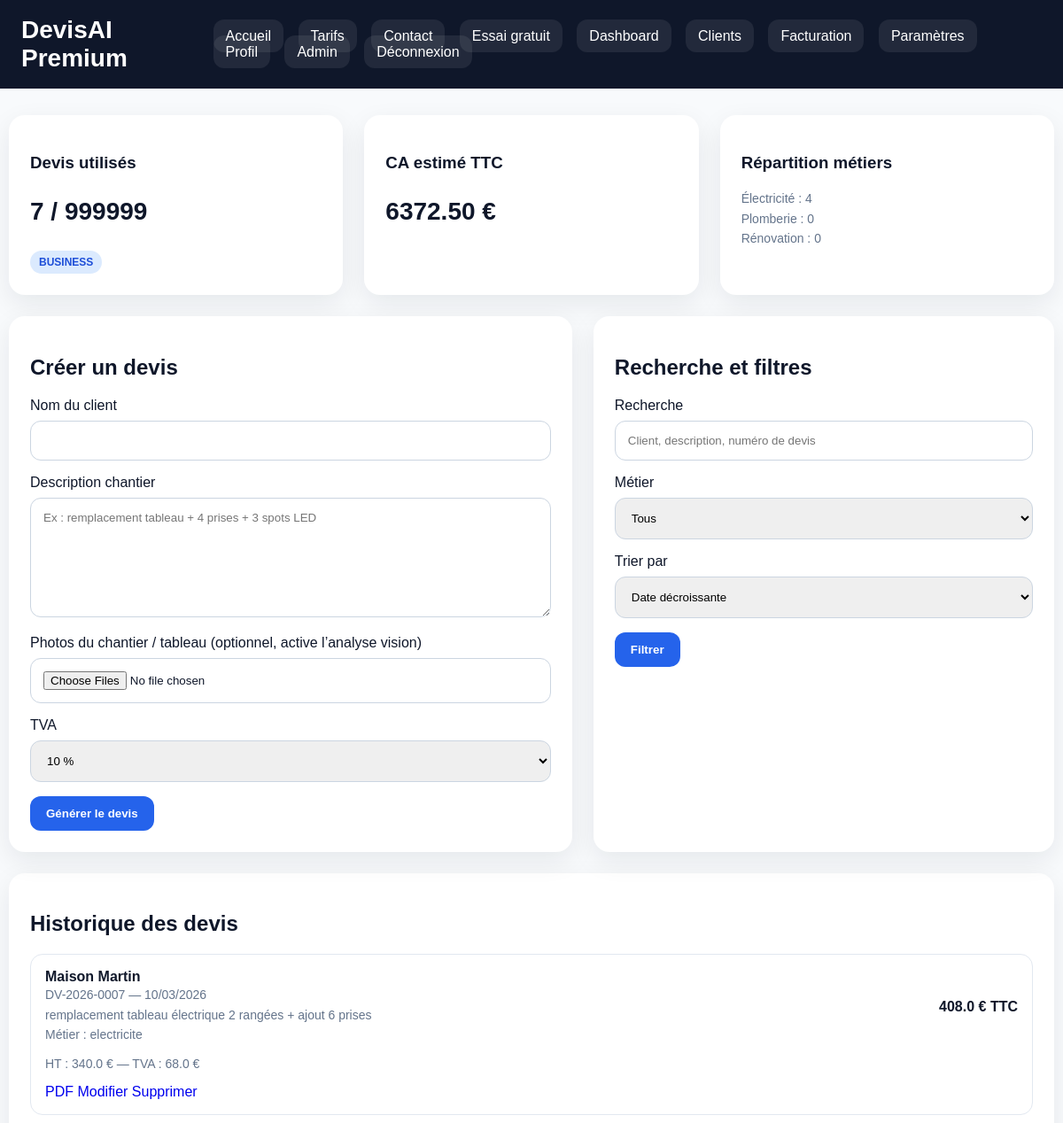
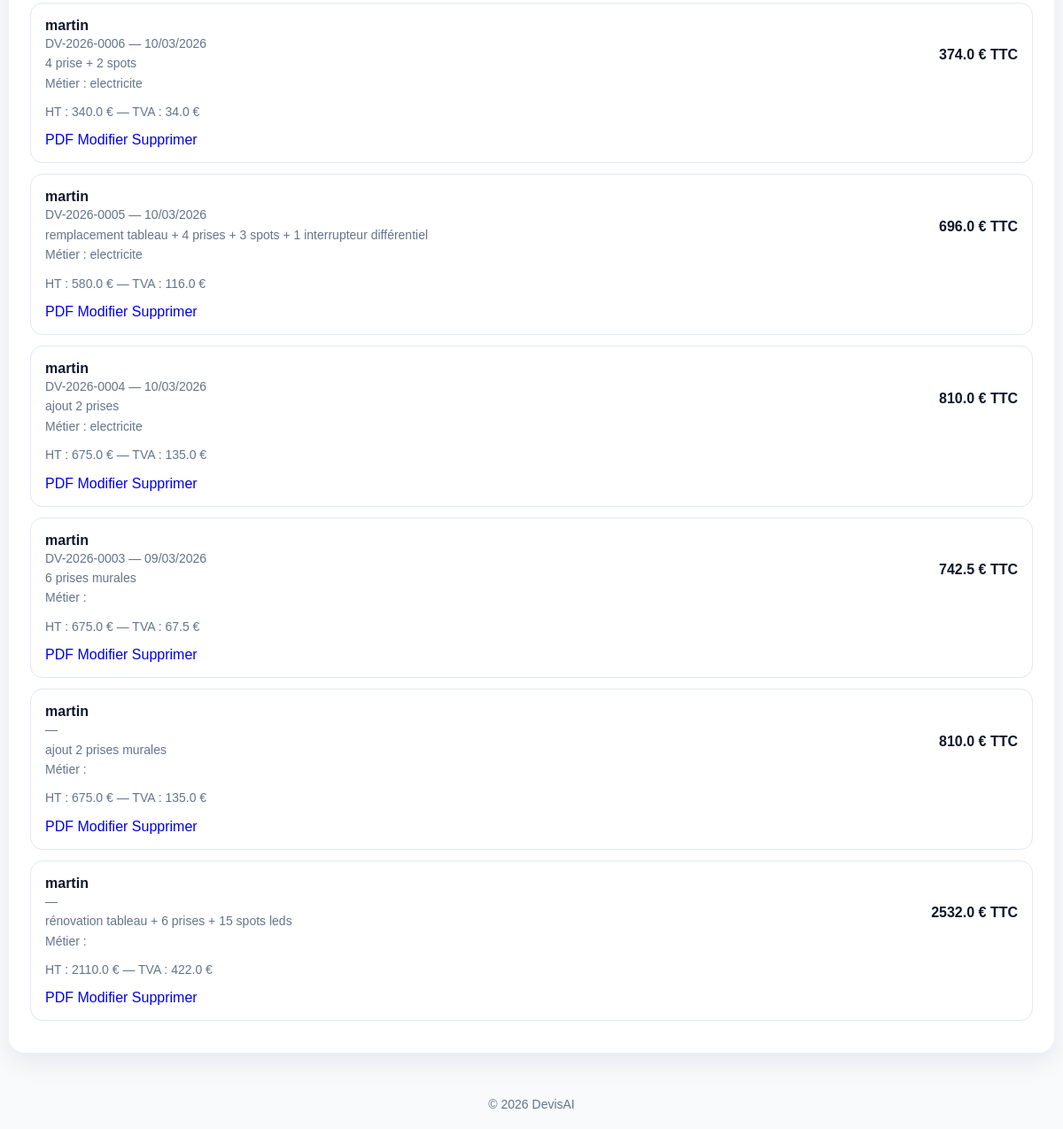
The app's page /dashboard (signed in) with its own data (2 pictures, top to bottom).
### tables this page shows
CREATE TABLE settings (
    id INTEGER PRIMARY KEY AUTOINCREMENT,
    username TEXT UNIQUE NOT NULL,
    company_name TEXT DEFAULT 'DevisAI Premium',
    company_address TEXT DEFAULT '12 Rue de l''Innovation, 38000 Grenoble',
    company_phone TEXT DEFAULT '07 00 00 00 00',
    company_email TEXT DEFAULT 'contact@devisai.fr',
    payment_terms TEXT DEFAULT 'Paiement à 30 jours. Acompte possible selon nature du chantier.',
    quote_prefix TEXT DEFAULT 'DV',
    validity_days INTEGER DEFAULT 30
, logo_path TEXT DEFAULT '');

CREATE TABLE users (
    id INTEGER PRIMARY KEY AUTOINCREMENT,
    username TEXT UNIQUE NOT NULL,
    password TEXT NOT NULL,
    plan TEXT DEFAULT 'starter',
    is_admin INTEGER DEFAULT 0
);

CREATE TABLE quotes (
    id INTEGER PRIMARY KEY AUTOINCREMENT,
    username TEXT NOT NULL,
    client TEXT NOT NULL,
    description TEXT NOT NULL,
    total_ht REAL NOT NULL,
    tva REAL NOT NULL,
    total_ttc REAL NOT NULL,
    pdf_name TEXT NOT NULL,
    photos TEXT DEFAULT ''
, quote_number TEXT DEFAULT '', created_at TEXT DEFAULT '', trade TEXT DEFAULT '', confidence INTEGER DEFAULT 0, vision_summary TEXT DEFAULT '');

### main.py (the view)
@app.get("/dashboard")
def dashboard(
    request: Request,
    q: str = "",
    trade: str = "",
    sort: str = "date_desc"
):
    user = get_current_user(request)
    if not user:
        return RedirectResponse("/login", status_code=303)
    record = get_user_record(user)
    plan_limit = get_plan_limit(record[3])
    quotes_count = get_quotes_count(user)
    query = """
        SELECT id, client, description, total_ht, tva, total_ttc, pdf_name, quote_number, created_at, trade
        FROM quotes
        WHERE username = ?
    """
    params = [user]
    if q.strip():
        query += " AND (client LIKE ? OR description LIKE ? OR quote_number LIKE ?)"
        like_term = f"%{q.strip()}%"
        params.extend([like_term, like_term, like_term])
    if trade.strip():
        query += " AND trade = ?"
        params.append(trade.strip())
    if sort == "amount_desc":
        query += " ORDER BY total_ttc DESC"
    elif sort == "amount_asc":
        query += " ORDER BY total_ttc ASC"
    elif sort == "date_asc":
        query += " ORDER BY id ASC"
    else:
        query += " ORDER BY id DESC"
    quotes = cursor.execute(query, params).fetchall()
    clients = cursor.execute(
        """
        SELECT id, name, email, phone
        FROM clients
        WHERE username = ?
        ORDER BY id DESC
        """,
        (user,)
    ).fetchall()
    total_revenue = cursor.execute(
        "SELECT COALESCE(SUM(total_ttc), 0) FROM quotes WHERE username = ?",
        (user,)
    ).fetchone()[0]
    electricite_count = cursor.execute(
        "SELECT COUNT(*) FROM quotes WHERE username = ? AND trade = 'electricite'",
        (user,)
    ).fetchone()[0]
    plomberie_count = cursor.execute(
        "SELECT COUNT(*) FROM quotes WHERE username = ? AND trade = 'plomberie'",
        (user,)
    ).fetchone()[0]
    renovation_count = cursor.execute(
        "SELECT COUNT(*) FROM quotes WHERE username = ? AND trade = 'renovation'",
        (user,)
    ).fetchone()[0]
    return render_template(request, "dashboard.html", {
        "quotes": quotes,
        "clients": clients,
        "quotes_count": quotes_count,
        "plan_limit": plan_limit,
        "error": None,
        "search_q": q,
        "search_trade": trade,
        "search_sort": sort,
        "total_revenue": total_revenue,
        "electricite_count": electricite_count,
        "plomberie_count": plomberie_count,
        "renovation_count": renovation_count
    })

### templates/dashboard.html (shortened to what this page needs)
{% extends "base.html" %}
{% block content %}
<div class="container page">
    <div class="grid-3" style="margin-bottom:24px;">
        <div class="card">
            <h3>Devis utilisés</h3>
            <p style="font-size:28px;font-weight:bold;">{{ quotes_count }} / {{ plan_limit }}</p>
            <span class="badge">{{ record[3]|upper }}</span>
        </div>
        <div class="card">
            <h3>CA estimé TTC</h3>
            <p style="font-size:28px;font-weight:bold;">{{ "%.2f"|format(total_revenue) }} €</p>
        </div>
        <div class="card">
            <h3>Répartition métiers</h3>
            <p class="muted">
                Électricité : {{ electricite_count }}<br>
                Plomberie : {{ plomberie_count }}<br>
                Rénovation : {{ renovation_count }}
            </p>
        </div>
    </div>
    <div class="grid-2">
        <div class="card">
            <h2>Créer un devis</h2>
            <form action="/generate" method="post" enctype="multipart/form-data">
                <label>Nom du client</label>
                <input type="text" name="client" required>
                <label>Description chantier</label>
                <textarea
                    name="description"
                    rows="7"
                    placeholder="Ex : remplacement tableau + 4 prises + 3 spots LED"
                    required
                ></textarea>
                <label>Photos du chantier / tableau (optionnel, active l’analyse vision)</label>
                <input type="file" name="photos" multiple>
                <label>TVA</label>
                <select name="tva_rate">
                    <option value="0.10">10 %</option>
                </select>
                <button type="submit">Générer le devis</button>
            </form>
        </div>
        <div class="card">
            <h2>Recherche et filtres</h2>
            <form method="get" action="/dashboard">
                <label>Recherche</label>
                <input
                    type="text"
                    name="q"
                    value="{{ search_q }}"
                    placeholder="Client, description, numéro de devis"
                >
                <label>Métier</label>
                <select name="trade">
                    <option value="">Tous</option>
                </select>
                <label>Trier par</label>
                <select name="sort">
                    <option value="date_desc" {% if search_sort == "date_desc" %}selected{% endif %}>Date décroissante</option>
                </select>
                <button type="submit">Filtrer</button>
            </form>
        </div>
    </div>
    <div class="card" style="margin-top:24px;">
        <h2>Historique des devis</h2>
        {% if quotes %}
            {% for q in quotes %}
                <div class="quote-item">
                    <div class="quote-top">
                        <div>
                            <strong>{{ q[1] }}</strong><br>
                            <span class="muted">{{ q[7] }} — {{ q[8] }}</span><br>
                            <span class="muted">
                                {{ q[2] }}<br>
                                Métier : {{ q[9] }}
                            </span>
                        </div>
                        <div>
                            <strong>{{ q[5] }} € TTC</strong>
                        </div>
                    </div>
                    <div class="muted" style="margin-top:10px;">
                        HT : {{ q[3] }} € — TVA : {{ q[4] }} €
                    </div>
                    <div style="margin-top:12px;">
                        <a class="pdf-link" href="/pdf/{{ q[6] }}">PDF</a>
                        <a class="edit-link" href="/quote/edit/{{ q[0] }}">Modifier</a>
                        <a class="delete-link" href="/delete-quote/{{ q[0] }}">Supprimer</a>
                    </div>
                </div>
            {% endfor %}
        {% else %}
            <p class="muted">Aucun devis trouvé avec ces critères.</p>
        {% endif %}
    </div>
</div>
{% endblock %}

### templates/base.html (shortened to what this page needs)
<!DOCTYPE html>
<html lang="fr">
<head>
    <link rel="stylesheet" href="/static/styles.css">
</head>
<body>
    {% block navbar %}
    <div class="navbar">
        <div class="navbar-inner">
            <div class="brand">
                {% if company_settings and company_settings[8] %}
                    <img src="{{ company_settings[8] }}" alt="Logo" style="height:40px;vertical-align:middle;border-radius:8px;">
                {% else %}
                    {{ company_settings[1] if company_settings else "DevisAI" }}
                {% endif %}
            </div>
            <div class="nav-links">
                <a href="/">Accueil</a>
                <a href="/pricing">Tarifs</a>
                <a href="/contact">Contact</a>
                <a href="/free-trial">Essai gratuit</a>
                {% if user %}
                    <a href="/dashboard">Dashboard</a>
                    <a href="/clients">Clients</a>
                    <a href="/billing">Facturation</a>
                    <a href="/settings">Paramètres</a>
                    <a href="/profile">Profil</a>
                    {% if record and record[4] == 1 %}
                        <a href="/admin">Admin</a>
                    {% endif %}
                    <a href="/logout">Déconnexion</a>
                {% else %}
                    <a href="/login">Connexion</a>
                    <a href="/register">Créer un compte</a>
                {% endif %}
            </div>
        </div>
    </div>
    {% endblock %}
    {% block content %}{% endblock %}
    <div class="footer">
        © {{ current_year }} DevisAI
    </div>
</body>
</html>

### static/styles.css (style rules this page uses)
:root { --bg:#f8fafc; --panel:#ffffff; --text:#0f172a; --muted:#64748b; --border:#e2e8f0; --primary:#2563eb; --primary-dark:#1d4ed8; --danger:#dc2626; --success:#16a34a; --dark:#0f172a; --radius:18px; --shadow:0 10px 30px rgba(15,23,42,0.08); }
* { box-sizing:border-box }
body { margin:0; font-family:Arial,sans-serif; background:var(--bg); color:var(--text); }
a { text-decoration:none }
.container { max-width:1180px; margin:auto; padding:24px 20px; }
.topbar, .navbar { background:var(--dark); color:#fff; padding:18px 24px; }
.navbar-inner, .topbar-inner { max-width:1180px; margin:auto; display:flex; justify-content:space-between; align-items:center; gap:20px; }
.brand { font-size:28px; font-weight:800; color:#fff; }
.nav-links a { color:#fff; margin-left:12px; background:rgba(255,255,255,.08); padding:10px 14px; border-radius:12px; }
.page { padding:30px 0; }
.card { background:var(--panel); border-radius:var(--radius); padding:24px; box-shadow:var(--shadow); }
.grid-2 { display:grid; grid-template-columns:1.1fr .9fr; gap:24px; }
.grid-3 { display:grid; grid-template-columns:repeat(3,1fr); gap:24px; }
input, textarea, select { width:100%; padding:14px; border:1px solid #cbd5e1; border-radius:12px; margin-top:8px; margin-bottom:16px; font-family:inherit; }
button, .btn { display:inline-block; border:none; background:var(--primary); color:#fff; padding:12px 18px; border-radius:12px; cursor:pointer; font-weight:700; }
.badge { display:inline-block; background:#dbeafe; color:#1d4ed8; padding:6px 10px; border-radius:999px; font-size:12px; font-weight:700; }
.muted { color:var(--muted); font-size:14px; line-height:1.6; }
.quote-item, .client-item { border:1px solid var(--border); border-radius:14px; padding:16px; margin-bottom:12px; }
.quote-top { display:flex; justify-content:space-between; gap:16px; align-items:center; }
.footer { text-align:center; color:var(--muted); padding:20px; font-size:14px; }

### records on screen
settings: company_name "DevisAI Premium"
users: plan "BUSINESS"
quotes: client "Maison Martin", quote_number "DV-2026-0007", created_at "10/03/2026", description "remplacement tableau électrique 2 rangées + ajout 6 prises", trade "electricite", total_ttc "408.0", total_ht "340.0", tva "68.0"
quotes: client "martin", quote_number "DV-2026-0006", created_at "10/03/2026", description "4 prise + 2 spots", trade "electricite", total_ttc "374.0", total_ht "340.0", tva "34.0"
quotes: client "martin", quote_number "DV-2026-0005", created_at "10/03/2026", description "remplacement tableau + 4 prises + 3 spots + 1 interrupteur différentiel", trade "electricite", total_ttc "696.0", total_ht "580.0", tva "116.0"
quotes: client "martin", quote_number "DV-2026-0004", created_at "10/03/2026", description "ajout 2 prises", trade "electricite", total_ttc "810.0", total_ht "675.0", tva "135.0"
quotes: client "martin", quote_number "DV-2026-0003", created_at "09/03/2026", description "6 prises murales", total_ttc "742.5", total_ht "675.0", tva "67.5"
quotes: client "martin", description "ajout 2 prises murales", total_ttc "810.0", total_ht "675.0", tva "135.0"
quotes: client "martin", description "rénovation tableau + 6 prises + 15 spots leds", total_ttc "2532.0", total_ht "2110.0", tva "422.0"

### other values on screen
{{ quotes_count }} "7"
{{ plan_limit }} "999999"
{{ "%.2f"|format(total_revenue) }} "6372.50"
{{ electricite_count }} "4"
{{ plomberie_count }} "0"
{{ renovation_count }} "0"
{{ current_year }} "2026"
